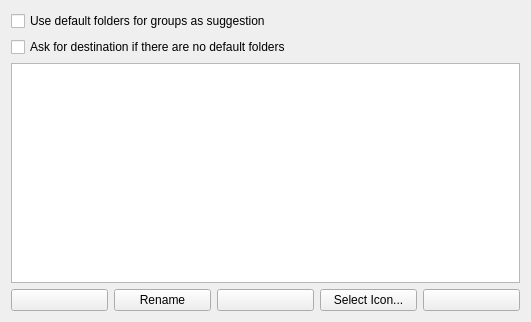
<?xml version="1.0" encoding="UTF-8"?>
<ui version="4.0">
 <class>DlgGroups</class>
 <widget class="QWidget" name="DlgGroups">
  <property name="geometry">
   <rect>
    <x>0</x>
    <y>0</y>
    <width>531</width>
    <height>322</height>
   </rect>
  </property>
  <layout class="QVBoxLayout" name="verticalLayout">
   <item>
    <widget class="QCheckBox" name="kcfg_DirectoriesAsSuggestion">
     <property name="text">
      <string>Use default folders for groups as suggestion</string>
     </property>
    </widget>
   </item>
   <item>
    <widget class="QCheckBox" name="kcfg_AskForDestination">
     <property name="text">
      <string>Ask for destination if there are no default folders</string>
     </property>
    </widget>
   </item>
   <item>
    <widget class="TransfersGroupTree" name="treeView">
     <property name="alternatingRowColors">
      <bool>true</bool>
     </property>
     <property name="selectionMode">
      <enum>QAbstractItemView::ExtendedSelection</enum>
     </property>
     <property name="rootIsDecorated">
      <bool>false</bool>
     </property>
     <property name="itemsExpandable">
      <bool>false</bool>
     </property>
    </widget>
   </item>
   <item>
    <layout class="QHBoxLayout" name="layout">
     <item>
      <widget class="KPushButton" name="add"/>
     </item>
     <item>
      <widget class="KPushButton" name="rename">
       <property name="text">
        <string>Rename</string>
       </property>
      </widget>
     </item>
     <item>
      <widget class="KPushButton" name="remove"/>
     </item>
     <item>
      <widget class="KIconButton" name="selectIcon">
       <property name="text">
        <string>Select Icon...</string>
       </property>
       <property name="iconSize">
        <number>16</number>
       </property>
      </widget>
     </item>
     <item>
      <widget class="KPushButton" name="configure"/>
     </item>
    </layout>
   </item>
  </layout>
 </widget>
 <customwidgets>
  <customwidget>
   <class>KIconButton</class>
   <extends>QPushButton</extends>
   <header>kicondialog.h</header>
  </customwidget>
  <customwidget>
   <class>KPushButton</class>
   <extends>QPushButton</extends>
   <header>kpushbutton.h</header>
  </customwidget>
  <customwidget>
   <class>TransfersGroupTree</class>
   <extends>QTreeView</extends>
   <header>conf/transfersgrouptree.h</header>
  </customwidget>
 </customwidgets>
 <connections/>
</ui>
